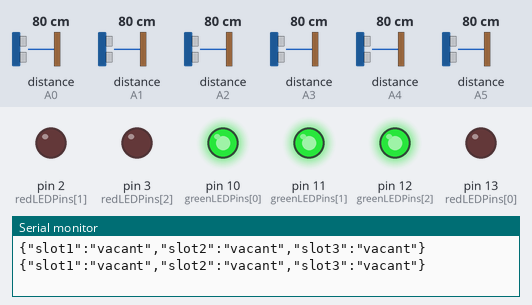
A sketch run on a simulated Arduino Uno, built with avr-gcc and run on an emulated ATmega328P. Shown: output pins drawn as LEDs (lit = HIGH), the last lines printed to the serial monitor. Wiring (inferred from the names in the program): 6 × ultrasonic range finder: trigger pin 4, echo A5 / trigger pin 5, echo A4 / trigger pin 6, echo A3 / trigger pin 7, echo A2 / trigger pin 8, echo A1 / trigger pin 9, echo A0. Dashed ring = blinking. The test bench sets the inputs (shaded band); at power-on: distance to the obstacle (sensors on A0, A2, A3, A4, A1, A5) 80 cm. The echo pulse lasts 58.3 µs per cm; pins used as bus, display or sensor lines are not drawn.

Above: at 1.8 s.
1.9 s: distance to the obstacle (sensor on A0) set to 13 cm
3.4 s: distance to the obstacle (sensor on A0) set to 10 cm
At 5.3 s:
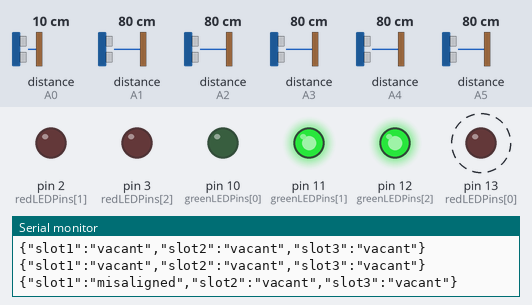
7.5 s: distance to the obstacle (sensor on A2) set to 13 cm
10.4 s: distance to the obstacle (sensor on A2) set to 10 cm
At 13.5 s:
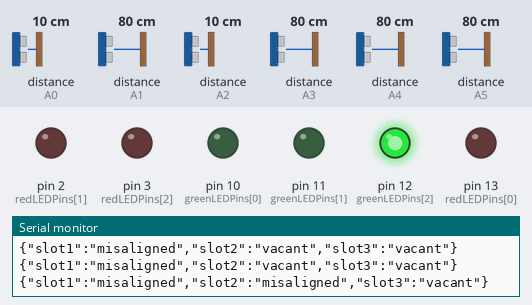
14.5 s: distance to the obstacle (sensor on A3) set to 9 cm
At 18.3 s:
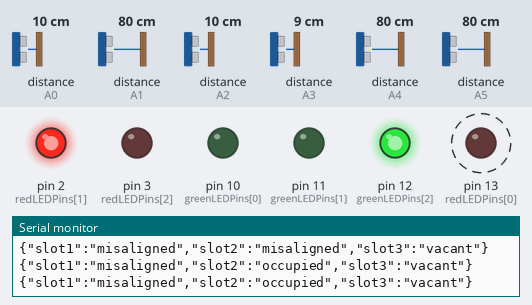
18.6 s: distance to the obstacle (sensor on A4) set to 13 cm
22.1 s: distance to the obstacle (sensor on A4) set to 10 cm
At 25.1 s:
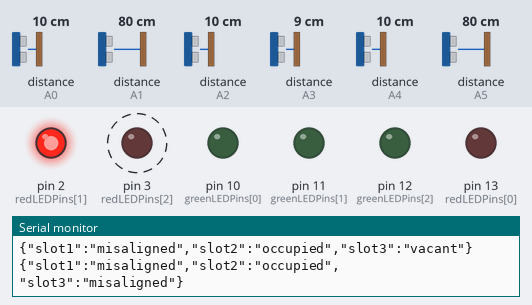
Timing chart, 0 to 27.2 s (numbered marks = the images above; inputs shaded):
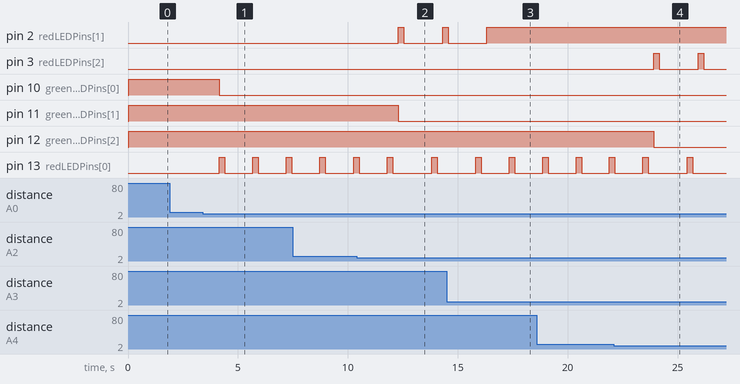

The sketch:

Sketch.ino
```cpp
// Define pins for ultrasonic sensors
const int trigPins[6] = {9, 8, 7, 6, 5, 4}; // Trig pins for 6 sensors
const int echoPins[6] = {A0, A1, A2, A3, A4, A5}; // Echo pins for 6 sensors

// Define pins for LEDs
const int greenLEDPins[3] = {10, 11, 12}; // Green LED pins for 3 pairs of sensors
const int redLEDPins[3] = {13, 2, 3};     // Red LED pins for 3 pairs of sensors

// Define acceptable distance ranges (in cm)
const int minDistance = 10;
const int maxDistance = 20;

void setup() {
  // Initialize serial communication
  Serial.begin(9600);

  // Set up pins for ultrasonic sensors
  for (int i = 0; i < 6; i++) {
    pinMode(trigPins[i], OUTPUT);
    pinMode(echoPins[i], INPUT);
  }

  // Set up pins for LEDs
  for (int i = 0; i < 3; i++) {
    pinMode(greenLEDPins[i], OUTPUT);
    pinMode(redLEDPins[i], OUTPUT);

    // Initialize LEDs to be off
    digitalWrite(greenLEDPins[i], LOW);
    digitalWrite(redLEDPins[i], LOW);
  }
}

void loop() {
  // Measure distances for each sensor
  int distances[6];
  for (int i = 0; i < 6; i++) {
    distances[i] = measureDistance(trigPins[i], echoPins[i]);
  }

  // Check each pair of sensors and determine status
  String status[3];
  for (int i = 0; i < 3; i++) {
    int sensor1 = 2 * i;
    int sensor2 = 2 * i + 1;
    status[i] = getParkingStatus(distances[sensor1], distances[sensor2]);
    updateLEDs(i, status[i]);
  }

  // Send JSON data to serial
  String jsonData = "{";
  for (int i = 0; i < 3; i++) {
    jsonData += "\"slot" + String(i+1) + "\":\"" + status[i] + "\"";
    if (i < 2) {
      jsonData += ",";
    }
  }
  jsonData += "}";

  Serial.println(jsonData);

  // Wait for a short period before next measurement
  delay(1000);
}

// Function to measure distance using ultrasonic sensor
int measureDistance(int trigPin, int echoPin) {
  // Clear the trigPin
  digitalWrite(trigPin, LOW);
  delayMicroseconds(2);

  // Set the trigPin on HIGH state for 10 microseconds
  digitalWrite(trigPin, HIGH);
  delayMicroseconds(10);
  digitalWrite(trigPin, LOW);

  // Read the echoPin, returns the sound wave travel time in microseconds
  unsigned long duration = pulseIn(echoPin, HIGH);

  // Calculate the distance in centimeters
  int distance = duration * 0.034 / 2;

  return distance;
}

// Function to get parking status based on sensor distances
String getParkingStatus(int distance1, int distance2) {
  if (distance1 > minDistance && distance2 > minDistance) {
    return "vacant";
  } else if (distance1 <= minDistance && distance2 <= minDistance && abs(distance1 - distance2) <= 3) {
    return "occupied";
  } else if ((distance1 <= minDistance && distance2 > minDistance) || (distance2 <= minDistance && distance1 > minDistance)) {
    return "misaligned";
  } else {
    return "error";
  }
}

// Function to update LEDs based on parking slot status
void updateLEDs(int pairIndex, String status) {
  int greenPin = greenLEDPins[pairIndex];
  int redPin = redLEDPins[pairIndex];

  if (status == "vacant") {
    // Vacant space
    digitalWrite(greenPin, HIGH);
    digitalWrite(redPin, LOW);
  } else if (status == "occupied") {
    // Properly parked
    digitalWrite(greenPin, LOW);
    digitalWrite(redPin, HIGH);
  } else if (status == "misaligned") {
    // Wrong parking
    digitalWrite(greenPin, LOW);
    blinkRedLED(redPin);
  } else {
    // No vehicle detected or error state
    digitalWrite(greenPin, LOW);
    digitalWrite(redPin, LOW);
  }
}

// Function to blink the red LED indicating a misalignment/error
void blinkRedLED(int pin) {
  digitalWrite(pin, HIGH);
  delay(250);
  digitalWrite(pin, LOW);
  delay(250);
}
```

Measured:
- the behaviour switches between 12 and 11 cm on distance to the obstacle (sensor on A0) (found by bisection; images 0 and 1)
- the behaviour switches between 12 and 11 cm on distance to the obstacle (sensor on A2) (found by bisection; images 1 and 2)
- the behaviour switches between 12 and 11 cm on distance to the obstacle (sensor on A4) (found by bisection; images 3 and 4)
- after the input at 3.4 s, pin 10 (greenLEDPins[0]): HIGH → LOW after 0.75 s; pin 13 (redLEDPins[0]): alternates HIGH for 0.25 s and LOW for 1.3 s, starting after 0.75 s
- after the input at 10.4 s, pin 2 (redLEDPins[1]): LOW → HIGH after 1.9 s, → LOW 0.25 s later, → HIGH 1.8 s later; pin 11 (greenLEDPins[1]): HIGH → LOW after 1.9 s
- after the input at 14.5 s, pin 2 (redLEDPins[1]): goes on until 16.3 s, then stays HIGH
- after the input at 22.1 s, pin 3 (redLEDPins[2]): alternates HIGH for 0.25 s and LOW for 1.8 s, starting after 1.8 s; pin 12 (greenLEDPins[2]): HIGH → LOW after 1.8 s
